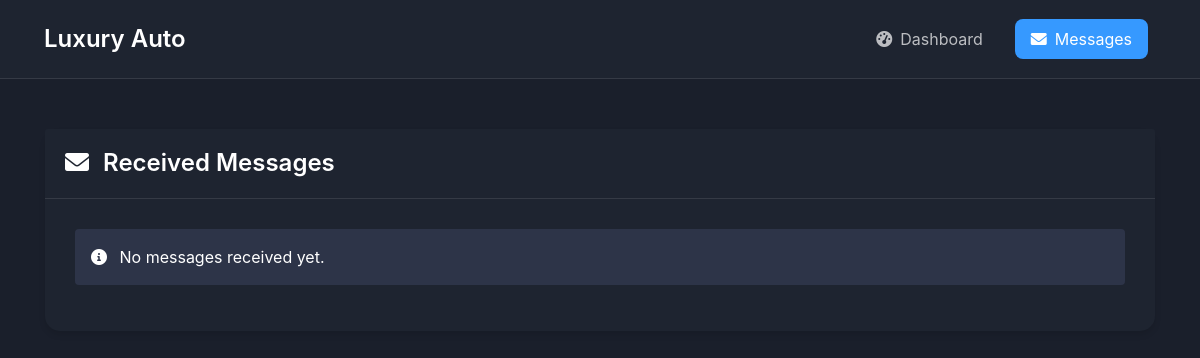
/staff/messages/ (signed in), run on an earlier commit of the app's database.
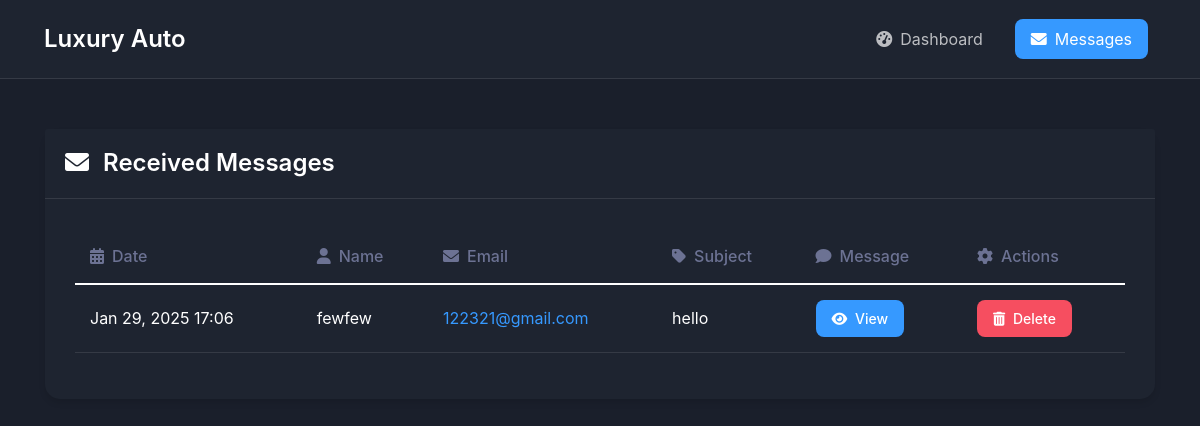
And on a later commit of the database.
### myproject/models.py (models this page shows, shortened)
class ContactMessage(models.Model):
    name = models.CharField(max_length=100)
    email = models.EmailField()
    subject = models.CharField(max_length=200)
    message = models.TextField()
    created_at = models.DateTimeField(auto_now_add=True)

### myproject/views.py (the view)
# urls.py: path('staff/messages/', views.received_messages, name='received_messages'),
@login_required
def received_messages(request):
    messages = ContactMessage.objects.all().order_by('-created_at')
    return render(request, 'received_messages.html', {'messages': messages})

### myproject/templates/received_messages.html (shortened to what the changed rows need)
<!DOCTYPE html>
<html lang="en">
<head>
    <link href="https://cdn.jsdelivr.net/npm/bootstrap@5.1.3/dist/css/bootstrap.min.css" rel="stylesheet">
    <link rel="stylesheet" href="https://cdnjs.cloudflare.com/ajax/libs/font-awesome/6.0.0/css/all.min.css">
</head>
<body>
    <div class="container">
        <div class="row">
            <div class="col-md-12">
                <div class="card">
                    <div class="card-body">
                        {% if messages %}
                            <div class="table-responsive">
                                <table class="table">
                                    <thead>
                                        <tr>
                                            <th><i class="fas fa-calendar-alt me-2"></i>Date</th>
                                            <th><i class="fas fa-user me-2"></i>Name</th>
                                            <th><i class="fas fa-envelope me-2"></i>Email</th>
                                            <th><i class="fas fa-tag me-2"></i>Subject</th>
                                            <th><i class="fas fa-comment me-2"></i>Message</th>
                                            <th><i class="fas fa-cog me-2"></i>Actions</th>
                                        </tr>
                                    </thead>
                                    <tbody>
                                        {% for message in messages %}
                                        <tr>
                                            <td>{{ message.created_at|date:"M d, Y H:i" }}</td>
                                            <td>{{ message.name }}</td>
                                            <td>
                                                <a href="mailto:{{ message.email }}" class="email-link">
                                                    {{ message.email }}
                                                </a>
                                            </td>
                                            <td>{{ message.subject }}</td>
                                            <td>
                                                <button type="button" class="btn btn-info btn-sm" data-bs-toggle="modal" data-bs-target="#messageModal{{ message.id }}">
                                                    <i class="fas fa-eye me-1"></i> View
                                                </button>
                                            </td>
                                            <td>
                                                <form method="POST" action="{% url 'delete_message' message.id %}" style="display: inline;">
                                                    <button type="submit" class="btn btn-danger btn-sm" onclick="return confirm('Are you sure you want to delete this message?')">
                                                        <i class="fas fa-trash-alt me-1"></i> Delete
                                                    </button>
                                                </form>
                                            </td>
                                        </tr>
                                        {% endfor %}
                                    </tbody>
                                </table>
                            </div>
                        {% else %}
                            <div class="alert alert-info">
                                <i class="fas fa-info-circle me-2"></i>
                                No messages received yet.
                            </div>
                        {% endif %}
                    </div>
                </div>
            </div>
        </div>
    </div>
</body>
</html>

What changed in the data, as far as the page shows it:
added ContactMessage: created_at "Jan 29, 2025 17:06", name "fewfew", email "122321@gmail.com", subject "hello"
Also different on the page:
text no longer shown: "No messages received yet."
text now shown: "Date Name Email Subject Message Actions"
